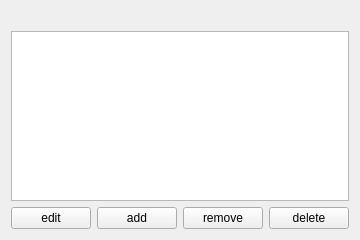
<?xml version="1.0" encoding="UTF-8"?>
<ui version="4.0">
 <class>ListPartsWidget</class>
 <widget class="QWidget" name="ListPartsWidget">
  <property name="geometry">
   <rect>
    <x>0</x>
    <y>0</y>
    <width>343</width>
    <height>240</height>
   </rect>
  </property>
  <property name="windowTitle">
   <string>Form</string>
  </property>
  <layout class="QVBoxLayout" name="verticalLayout">
   <item>
    <widget class="QLabel" name="labelTitel">
     <property name="text">
      <string/>
     </property>
    </widget>
   </item>
   <item>
    <widget class="QListWidget" name="listWidget"/>
   </item>
   <item>
    <layout class="QHBoxLayout" name="horizontalLayout">
     <item>
      <widget class="QPushButton" name="editPart">
       <property name="text">
        <string>edit</string>
       </property>
      </widget>
     </item>
     <item>
      <spacer name="horizontalSpacer">
       <property name="orientation">
        <enum>Qt::Horizontal</enum>
       </property>
       <property name="sizeHint" stdset="0">
        <size>
         <width>40</width>
         <height>20</height>
        </size>
       </property>
      </spacer>
     </item>
     <item>
      <widget class="QPushButton" name="addPart">
       <property name="text">
        <string>add</string>
       </property>
      </widget>
     </item>
     <item>
      <widget class="QPushButton" name="removePart">
       <property name="text">
        <string>remove</string>
       </property>
      </widget>
     </item>
     <item>
      <widget class="QPushButton" name="deletePart">
       <property name="text">
        <string>delete</string>
       </property>
      </widget>
     </item>
    </layout>
   </item>
  </layout>
 </widget>
 <resources/>
 <connections/>
</ui>
